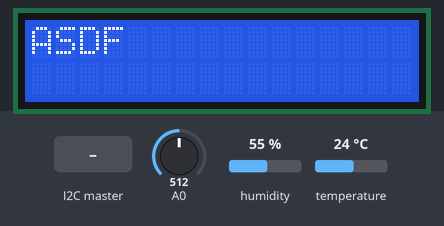
Bench run of a sketch on a simulated Arduino Uno, built with avr-gcc and run on an emulated ATmega328P. On the bench: 16×2 character LCD. Inputs (shaded band) come from the test bench; at power-on: A0 = 512, humidity 55 %, temperature 24 °C. What the sketch prints to the serial monitor is not drawn.

Above: at 1.2 s.
1.3 s: the I2C master sends the byte 1
At 1.7 s:
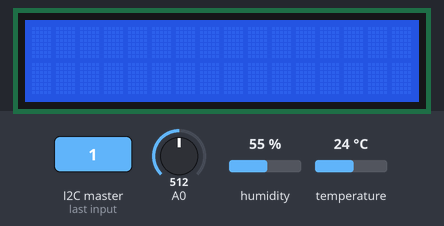
2.8 s: the I2C master sends the byte 0
4.3 s: the I2C master sends the byte 2
5.8 s: the I2C master sends the byte 90
At 6.3 s:
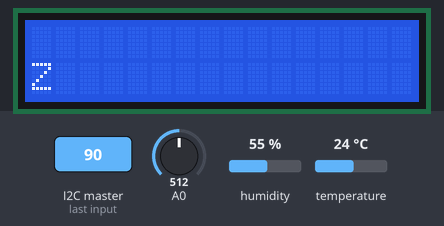
7.3 s: the I2C master sends the byte 200
At 8.6 s:
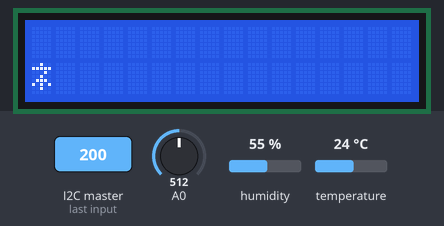
Timing chart, 0 to 9.8 s (numbered marks = the images above; inputs shaded):
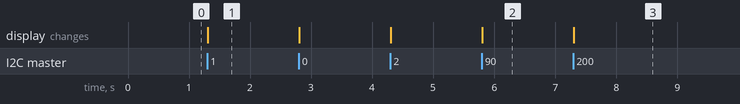

The sketch:

I2C_Slave.ino
```cpp
#include<Wire.h>
#include "DHT.h"
#include<LiquidCrystal_I2C.h>

LiquidCrystal_I2C lcd(0x27, 16, 2);


DHT dht(5, DHT11);


// [ Handler Function ]
// Return Value : void
// Paramiter : int

//void receiveEvent(int howMany)
//{
//  while(Wire.available() > 0)
//  {
//    char c = Wire.read();
//    Serial.println(c);
//  }
//}

// Recevie (Master에 "Hello "를 보냄.)
//void requestEvent()
//{
//  Wire.write("Hello ");
//}

int flag = 0;
int str_len = 0;
char buf[100];

unsigned long c_millis = 0;
unsigned long p_millis = 0;

int temp = 0;
int humi = 0;
int jodo = 0;

int request = 0;

void requestEvent() {
  if(request == 1) Wire.write(temp);
  else if(request == 2) Wire.write(humi);
  else if(request == 3) Wire.write(jodo);
}
void receiveEvent(int howMany)
{
  int idx = 0;
  while (Wire.available() > 0)
  {
    char c = Wire.read();
    buf[idx++] = c;
    buf[idx] = 0;
    Serial.println(c);
  }
  flag = 1;

  if (strcmp(buf, "temp") == 0) request = 1;
  else if (strcmp(buf, "humi") == 0) request = 2;
  else if (strcmp(buf, "jodo") == 0) request = 3;
  // Sensor값을 받을때, lcd를 출력X
  //  else
  //  {
  //    flag = 0;
  //    c_millis = millis();
  //  }
}

void setup() {
  //  Wire.begin(4);                // Address 4번 Slave 동작 초기화
  //  Wire.onReceive(receiveEvent); // Register Event
  //  Serial.begin(9600);           // Start Serial for Output

  Wire.begin(8);
  Wire.onRequest(requestEvent);
  Wire.onReceive(receiveEvent);
  Serial.begin(9600);

  dht.begin();
  lcd.init();
  lcd.clear();
  lcd.backlight();

  // LCD Test
  lcd.setCursor(0, 0);
  lcd.print("ASDF");
}

void loop() {
  c_millis = millis();
  if(c_millis - p_millis >= 1000)
  {
    p_millis = c_millis;
    temp = dht.readTemperature();
    humi = dht.readHumidity();
    jodo = analogRead(A0);
  }
  if (flag)
  {
    flag = 0;
    lcd.clear();
    lcd.setCursor(0, 1);
    lcd.print(buf);
  }
}
```

Measured:
- after the input at 1.3 s, the display: changes at once (image 1)
- after the input at 5.8 s, the display: changes at once (image 2)
- after the input at 7.3 s, the display: changes at once (image 3)
